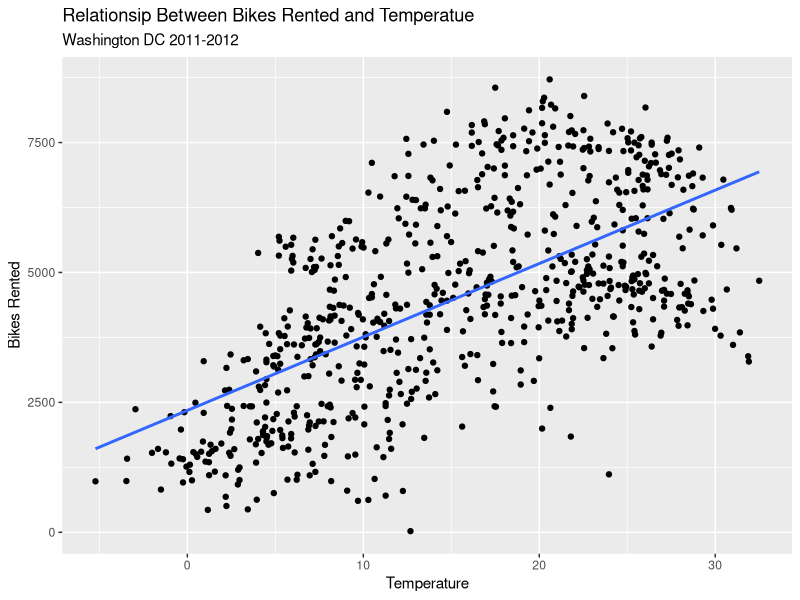
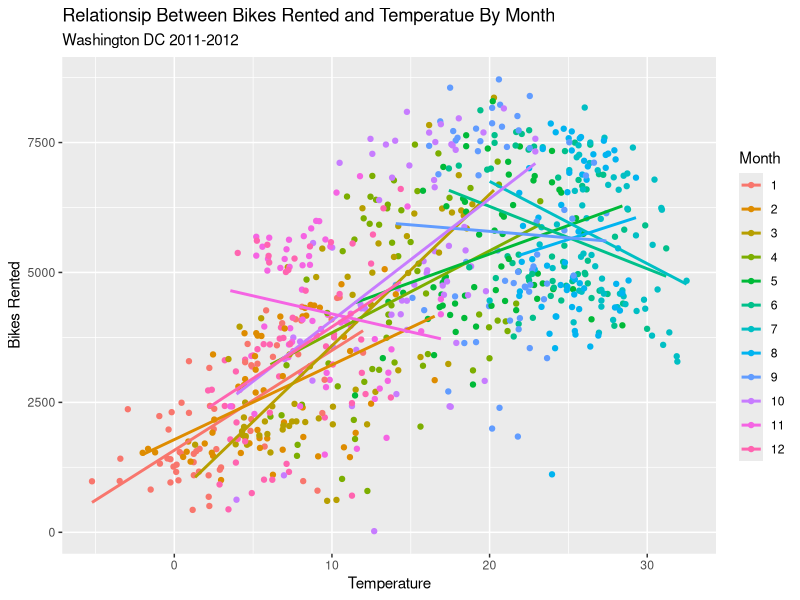

Recreate these plots in R, in order.
## ---- chunk 1
library(tidyverse)
## ---- chunk 2
#| message: false
#| warning: false
bike <- read_csv("data/bike.csv")
## ---- chunk 3

bike |>
  ggplot(aes(y = cnt, x = temp)) +
  geom_point() + 
  geom_smooth(method = "lm" , se = FALSE) + 
  labs(
    title = "Relationsip Between Bikes Rented and Temperatue" , 
    subtitle = "Washington DC 2011-2012", 
    x = "Temperature" , 
    y = "Bikes Rented"
  )

## ---- chunk 4
bike |>
  mutate(mnth = as.factor(mnth)) |>
  ggplot(aes(y = cnt, x = temp, color = mnth)) +
  geom_point() + 
  geom_smooth(method = "lm" , se = FALSE) + 
    labs(
    title = "Relationsip Between Bikes Rented and Temperatue By Month" , 
    subtitle = "Washington DC 2011-2012", 
    x = "Temperature" , 
    y = "Bikes Rented",
    color = "Month"
  )

